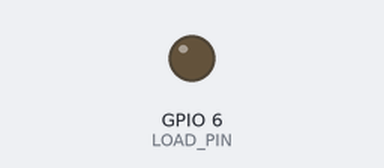
Bench run of a sketch on a simulated ESP32-S3. Parts: output pins drawn as LEDs (lit = HIGH). WiFi joins after 1.5 s; servers stay silent unless stated; the local clock reads 2024-03-15 10:24:30 at power-on unless the sketch sets it; pins used as bus, display or sensor lines are not drawn; what the sketch prints to the serial monitor is not drawn.

Above: at 0.1 s.
At 1.6 s:
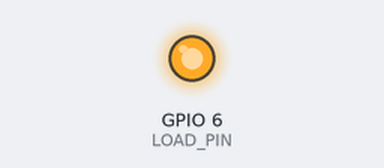
Timing chart, 0 to 3.1 s (numbered marks = the images above):
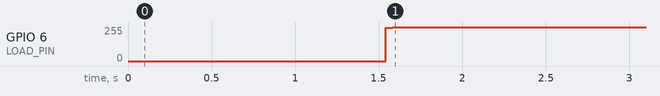

The sketch:

NTPclock_esp32ce_SDA5708_v0.ino
```cpp
#include <WiFi.h>
#include <time.h>

// --- Configurare Wi-Fi ---
const char* ssid = "NUME_RETEA_WIFI";
const char* password = "PAROLA_WIFI";

// --- Configurare Fus Orar Romania (EET/EEST) ---
// EET-2EEST,M3.5.0/3,M10.5.0/3 => UTC+2 iarna, UTC+3 vara
const char* ntpServer = "pool.ntp.org";
const char* timezoneInfo = "EET-2EEST,M3.5.0/3,M10.5.0/3";

// --- Pini SDA5708 ---
#define DATA_PIN  4
#define CLK_PIN   5
#define LOAD_PIN  6
// #define RESET_PIN 7 // Decomentează dacă ai conectat Reset-ul la un pin

void setup() {
  Serial.begin(115200);

  // Inițializare pini SDA5708
  pinMode(DATA_PIN, OUTPUT);
  pinMode(CLK_PIN, OUTPUT);
  pinMode(LOAD_PIN, OUTPUT);

  // Reset hardware (opțional, decomentează dacă folosești pinul de reset)
  /*
  pinMode(RESET_PIN, OUTPUT);
  digitalWrite(RESET_PIN, LOW);
  delay(10);
  digitalWrite(RESET_PIN, HIGH);
  */

  // Conectare Wi-Fi
  Serial.printf("Conectare la %s ", ssid);
  WiFi.begin(ssid, password);
  while (WiFi.status() != WL_CONNECTED) {
      delay(500);
      Serial.print(".");
  }
  Serial.println(" CONECTAT!");

  // Configurare NTP și Fus Orar
  configTzTime(timezoneInfo, ntpServer);

  // Așteptăm sincronizarea NTP la prima pornire
  struct tm timeinfo;
  while(!getLocalTime(&timeinfo)){
    Serial.println("Sincronizare NTP esuata, reincercare...");
    configTzTime(timezoneInfo, ntpServer);
    delay(1000);
  }
  Serial.println("Ora sincronizata cu succes!");
}

void loop() {
  struct tm timeinfo;

  if(getLocalTime(&timeinfo)) {
    // Formatam ora ca un text de 8 caractere: HH:MM:SS
    char timeStr[9];
    snprintf(timeStr, sizeof(timeStr), "%02d:%02d:%02d",
             timeinfo.tm_hour, timeinfo.tm_min, timeinfo.tm_sec);

    // Afisam pe SDA5708
    displayString(timeStr);
  } else {
    // Daca se pierde conexiunea, afisam "Err"
    displayString("  Err   ");
  }

  delay(500); // Reimprospatare la fiecare 0.5 secunde
}

// ==========================================
// DRIVER SDA5708
// ==========================================

// Funcție pentru a trimite un caracter la o poziție specifică
// SDA5708 folosește 11 biți: 8 biți date (caracter) + 3 biți adresă (poziție)
void sendChar(uint8_t digit, uint8_t character) {
  // Asiguram ca adresa digitului este intre 0 si 7
  digit &= 0x07;

  digitalWrite(LOAD_PIN, LOW);

  // Trimitem cei 8 biți de date (caracterul ASCII) - MSB First
  for (int i = 7; i >= 0; i--) {
    digitalWrite(CLK_PIN, LOW);
    digitalWrite(DATA_PIN, (character >> i) & 0x01);
    digitalWrite(CLK_PIN, HIGH);
  }

  // Trimitem cei 3 biți de adresă (poziția digitului) - MSB First
  for (int i = 2; i >= 0; i--) {
    digitalWrite(CLK_PIN, LOW);
    digitalWrite(DATA_PIN, (digit >> i) & 0x01);
    digitalWrite(CLK_PIN, HIGH);
  }

  digitalWrite(LOAD_PIN, HIGH);
}

// Funcție pentru a afisa un string complet (max 8 caractere)
void displayString(String text) {
  // Daca textul e mai scurt de 8, umplem cu spatii
  while(text.length() < 8) {
    text += " ";
  }

  for (int i = 0; i < 8; i++) {
    // SDA5708 are adresele inversate uneori (digit 0 e cel mai din dreapta)
    // Daca afisajul e inversat, schimba (7 - i) cu i
    sendChar(7 - i, text[i]);
  }
}
```

Measured:
- by itself, GPIO 6 (LOAD_PIN): 0/255 → 255/255 at 1.5 s
